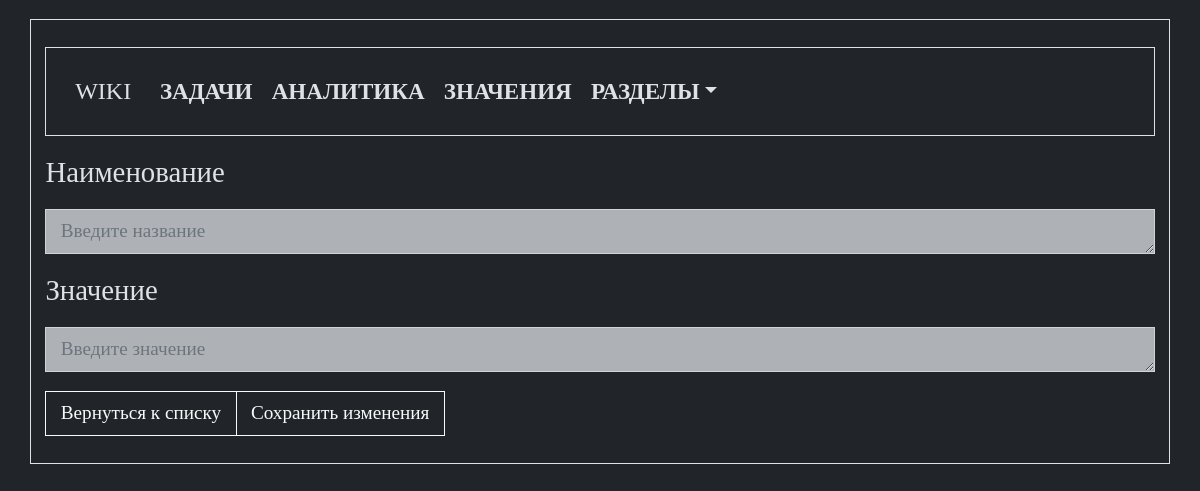
The app's page /values/edit/4/, older data.
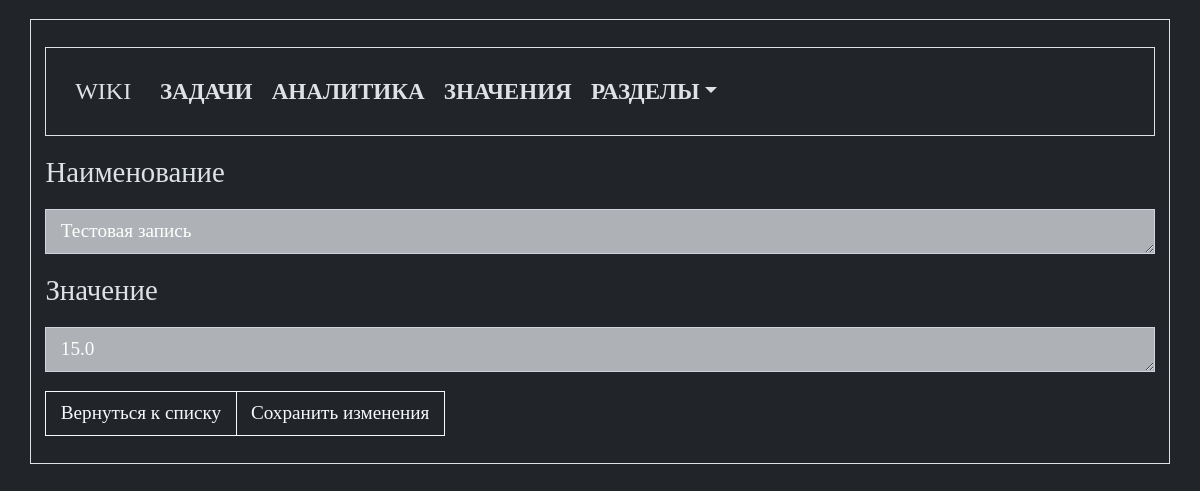
The same page, newer data.
### tables this page shows
CREATE TABLE [values_tbl] ( 
  [value_id] INTEGER PRIMARY KEY AUTOINCREMENT NOT NULL,
  [value_name] TEXT NOT NULL,
  [value] REAL NOT NULL
);

### app.py (the view, shortened to what this page needs)
@app.route("/values/edit/<int:value_id>/", methods=("GET", "POST"))
def edit_value(value_id):
    conn = connect.get_db_connection()
    edit_value_view = conn.execute("SELECT * FROM values_tbl WHERE value_id = ?",
                                    (value_id,)).fetchone()
    return render_template("values/edit_value.html", edit_value_view=edit_value_view)

### modules/connect.py (called while the page is built)
def get_db_connection():
    db_path = os.path.join(BASE_DIR, '../database.db')
    conn = sqlite3.connect(db_path)
    conn.row_factory = sqlite3.Row
    return conn

### templates/values/edit_value.html (shortened to what this page needs)
{% extends 'base.html' %}
{% block content %}
<div>
   <form method="post">
      <div class="mb-3">
         <label for="value_name" class="form-label">
            <h4>Наименование</h4>
         </label>
         <textarea class="form-control" id="value_name" name="value_name" rows="1" placeholder="Введите название"
            required>{{ edit_value_view.value_name }}</textarea>
      </div>
      <div class="mb-3">
         <label for="value" class="form-label">
            <h4>Значение</h4>
         </label>
         <textarea class="form-control" id="value" name="value" rows="1" placeholder="Введите значение"
            required>{{ edit_value_view.value }}</textarea>
      </div>
      <div class="mb-3">
         <div class="btn-group" role="group" aria-label="Basic example">
            <a class="btn btn-outline-light" href="{{ url_for('values') }}">Вернуться к списку</a>
            <button type="submit" value="" class="btn btn-outline-light">Сохранить изменения</button>
         </div>
      </div>
   </form>
</div>
{% endblock %}

Row changes from the older to the newer data that the page shows:
added values_tbl: value_name "Тестовая запись", value "15.0"
